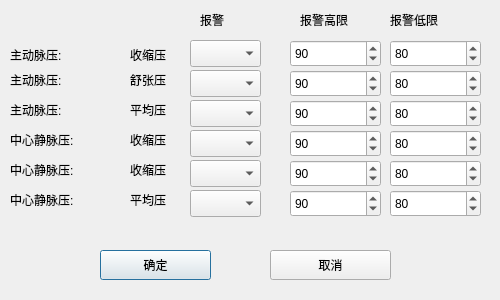
<?xml version="1.0" encoding="UTF-8"?>
<ui version="4.0">
 <class>Dlg_alm_ibp</class>
 <widget class="QDialog" name="Dlg_alm_ibp">
  <property name="geometry">
   <rect>
    <x>0</x>
    <y>0</y>
    <width>500</width>
    <height>300</height>
   </rect>
  </property>
  <property name="windowTitle">
   <string>有创血压报警限设置</string>
  </property>
  <widget class="QLabel" name="label_9">
   <property name="geometry">
    <rect>
     <x>10</x>
     <y>190</y>
     <width>81</width>
     <height>20</height>
    </rect>
   </property>
   <property name="text">
    <string>中心静脉压:</string>
   </property>
  </widget>
  <widget class="QComboBox" name="m_cmbb_ibp1_shousuo">
   <property name="geometry">
    <rect>
     <x>190</x>
     <y>40</y>
     <width>71</width>
     <height>27</height>
    </rect>
   </property>
   <property name="maxVisibleItems">
    <number>2</number>
   </property>
  </widget>
  <widget class="QSpinBox" name="m_spb_ibp2_ss_h">
   <property name="geometry">
    <rect>
     <x>290</x>
     <y>130</y>
     <width>91</width>
     <height>27</height>
    </rect>
   </property>
   <property name="maximum">
    <number>300</number>
   </property>
   <property name="value">
    <number>90</number>
   </property>
  </widget>
  <widget class="QLabel" name="label_14">
   <property name="geometry">
    <rect>
     <x>130</x>
     <y>160</y>
     <width>51</width>
     <height>20</height>
    </rect>
   </property>
   <property name="text">
    <string>收缩压</string>
   </property>
  </widget>
  <widget class="QSpinBox" name="m_spb_ibp1_pj_h">
   <property name="geometry">
    <rect>
     <x>290</x>
     <y>100</y>
     <width>91</width>
     <height>27</height>
    </rect>
   </property>
   <property name="maximum">
    <number>300</number>
   </property>
   <property name="value">
    <number>90</number>
   </property>
  </widget>
  <widget class="QLabel" name="label_8">
   <property name="geometry">
    <rect>
     <x>10</x>
     <y>160</y>
     <width>81</width>
     <height>20</height>
    </rect>
   </property>
   <property name="text">
    <string>中心静脉压:</string>
   </property>
  </widget>
  <widget class="QComboBox" name="m_cmbb_ibp2_shuzhang">
   <property name="geometry">
    <rect>
     <x>190</x>
     <y>160</y>
     <width>71</width>
     <height>27</height>
    </rect>
   </property>
   <property name="maxVisibleItems">
    <number>2</number>
   </property>
  </widget>
  <widget class="QLabel" name="label_6">
   <property name="geometry">
    <rect>
     <x>10</x>
     <y>100</y>
     <width>71</width>
     <height>20</height>
    </rect>
   </property>
   <property name="text">
    <string>主动脉压:</string>
   </property>
  </widget>
  <widget class="QComboBox" name="m_cmbb_ibp1_pingjun">
   <property name="geometry">
    <rect>
     <x>190</x>
     <y>100</y>
     <width>71</width>
     <height>27</height>
    </rect>
   </property>
   <property name="maxVisibleItems">
    <number>2</number>
   </property>
  </widget>
  <widget class="QLabel" name="label_4">
   <property name="geometry">
    <rect>
     <x>300</x>
     <y>10</y>
     <width>71</width>
     <height>20</height>
    </rect>
   </property>
   <property name="text">
    <string>报警高限</string>
   </property>
  </widget>
  <widget class="QLabel" name="label_7">
   <property name="geometry">
    <rect>
     <x>10</x>
     <y>130</y>
     <width>91</width>
     <height>20</height>
    </rect>
   </property>
   <property name="text">
    <string>中心静脉压:</string>
   </property>
  </widget>
  <widget class="QSpinBox" name="m_spb_ibp1_sz_l">
   <property name="geometry">
    <rect>
     <x>390</x>
     <y>70</y>
     <width>91</width>
     <height>27</height>
    </rect>
   </property>
   <property name="maximum">
    <number>300</number>
   </property>
   <property name="value">
    <number>80</number>
   </property>
  </widget>
  <widget class="QLabel" name="label_2">
   <property name="geometry">
    <rect>
     <x>10</x>
     <y>70</y>
     <width>71</width>
     <height>20</height>
    </rect>
   </property>
   <property name="text">
    <string>主动脉压:</string>
   </property>
  </widget>
  <widget class="QLabel" name="label_10">
   <property name="geometry">
    <rect>
     <x>130</x>
     <y>45</y>
     <width>51</width>
     <height>20</height>
    </rect>
   </property>
   <property name="text">
    <string>收缩压</string>
   </property>
  </widget>
  <widget class="QComboBox" name="m_cmbb_ibp1_shuzhang">
   <property name="geometry">
    <rect>
     <x>190</x>
     <y>70</y>
     <width>71</width>
     <height>27</height>
    </rect>
   </property>
   <property name="maxVisibleItems">
    <number>2</number>
   </property>
  </widget>
  <widget class="QLabel" name="label_11">
   <property name="geometry">
    <rect>
     <x>130</x>
     <y>70</y>
     <width>51</width>
     <height>20</height>
    </rect>
   </property>
   <property name="text">
    <string>舒张压</string>
   </property>
  </widget>
  <widget class="QLabel" name="label_3">
   <property name="geometry">
    <rect>
     <x>200</x>
     <y>10</y>
     <width>51</width>
     <height>20</height>
    </rect>
   </property>
   <property name="text">
    <string>报警</string>
   </property>
  </widget>
  <widget class="QComboBox" name="m_cmbb_ibp2_pingjun">
   <property name="geometry">
    <rect>
     <x>190</x>
     <y>190</y>
     <width>71</width>
     <height>27</height>
    </rect>
   </property>
   <property name="maxVisibleItems">
    <number>2</number>
   </property>
  </widget>
  <widget class="QLabel" name="label_15">
   <property name="geometry">
    <rect>
     <x>130</x>
     <y>190</y>
     <width>51</width>
     <height>20</height>
    </rect>
   </property>
   <property name="text">
    <string>平均压</string>
   </property>
  </widget>
  <widget class="QSpinBox" name="m_spb_ibp1_sz_h">
   <property name="geometry">
    <rect>
     <x>290</x>
     <y>70</y>
     <width>91</width>
     <height>27</height>
    </rect>
   </property>
   <property name="maximum">
    <number>300</number>
   </property>
   <property name="value">
    <number>90</number>
   </property>
  </widget>
  <widget class="QSpinBox" name="m_spb_ibp2_pj_h">
   <property name="geometry">
    <rect>
     <x>290</x>
     <y>190</y>
     <width>91</width>
     <height>27</height>
    </rect>
   </property>
   <property name="maximum">
    <number>300</number>
   </property>
   <property name="value">
    <number>90</number>
   </property>
  </widget>
  <widget class="QSpinBox" name="m_spb_ibp2_sz_l">
   <property name="geometry">
    <rect>
     <x>390</x>
     <y>160</y>
     <width>91</width>
     <height>27</height>
    </rect>
   </property>
   <property name="maximum">
    <number>300</number>
   </property>
   <property name="value">
    <number>80</number>
   </property>
  </widget>
  <widget class="QLabel" name="label_12">
   <property name="geometry">
    <rect>
     <x>130</x>
     <y>100</y>
     <width>51</width>
     <height>20</height>
    </rect>
   </property>
   <property name="text">
    <string>平均压</string>
   </property>
  </widget>
  <widget class="QSpinBox" name="m_spb_ibp1_pj_l">
   <property name="geometry">
    <rect>
     <x>390</x>
     <y>100</y>
     <width>91</width>
     <height>27</height>
    </rect>
   </property>
   <property name="maximum">
    <number>300</number>
   </property>
   <property name="value">
    <number>80</number>
   </property>
  </widget>
  <widget class="QLabel" name="label_13">
   <property name="geometry">
    <rect>
     <x>130</x>
     <y>130</y>
     <width>51</width>
     <height>20</height>
    </rect>
   </property>
   <property name="text">
    <string>收缩压</string>
   </property>
  </widget>
  <widget class="QLabel" name="label">
   <property name="geometry">
    <rect>
     <x>10</x>
     <y>45</y>
     <width>71</width>
     <height>20</height>
    </rect>
   </property>
   <property name="text">
    <string>主动脉压:</string>
   </property>
  </widget>
  <widget class="QSpinBox" name="m_spb_ibp1_ss_l">
   <property name="geometry">
    <rect>
     <x>390</x>
     <y>40</y>
     <width>91</width>
     <height>27</height>
    </rect>
   </property>
   <property name="maximum">
    <number>300</number>
   </property>
   <property name="value">
    <number>80</number>
   </property>
  </widget>
  <widget class="QPushButton" name="m_btn_ok">
   <property name="geometry">
    <rect>
     <x>100</x>
     <y>250</y>
     <width>111</width>
     <height>30</height>
    </rect>
   </property>
   <property name="text">
    <string>确定</string>
   </property>
  </widget>
  <widget class="QSpinBox" name="m_spb_ibp2_ss_l">
   <property name="geometry">
    <rect>
     <x>390</x>
     <y>130</y>
     <width>91</width>
     <height>27</height>
    </rect>
   </property>
   <property name="maximum">
    <number>300</number>
   </property>
   <property name="value">
    <number>80</number>
   </property>
  </widget>
  <widget class="QSpinBox" name="m_spb_ibp1_ss_h">
   <property name="geometry">
    <rect>
     <x>290</x>
     <y>40</y>
     <width>91</width>
     <height>27</height>
    </rect>
   </property>
   <property name="maximum">
    <number>300</number>
   </property>
   <property name="value">
    <number>90</number>
   </property>
  </widget>
  <widget class="QLabel" name="label_5">
   <property name="geometry">
    <rect>
     <x>390</x>
     <y>10</y>
     <width>71</width>
     <height>20</height>
    </rect>
   </property>
   <property name="text">
    <string>报警低限</string>
   </property>
  </widget>
  <widget class="QComboBox" name="m_cmbb_ibp2_shousuo">
   <property name="geometry">
    <rect>
     <x>190</x>
     <y>130</y>
     <width>71</width>
     <height>27</height>
    </rect>
   </property>
   <property name="maxVisibleItems">
    <number>2</number>
   </property>
  </widget>
  <widget class="QSpinBox" name="m_spb_ibp2_sz_h">
   <property name="geometry">
    <rect>
     <x>290</x>
     <y>160</y>
     <width>91</width>
     <height>27</height>
    </rect>
   </property>
   <property name="maximum">
    <number>300</number>
   </property>
   <property name="value">
    <number>90</number>
   </property>
  </widget>
  <widget class="QSpinBox" name="m_spb_ibp2_pj_l">
   <property name="geometry">
    <rect>
     <x>390</x>
     <y>190</y>
     <width>91</width>
     <height>27</height>
    </rect>
   </property>
   <property name="maximum">
    <number>300</number>
   </property>
   <property name="value">
    <number>80</number>
   </property>
  </widget>
  <widget class="QPushButton" name="m_btn_cancel">
   <property name="geometry">
    <rect>
     <x>270</x>
     <y>250</y>
     <width>121</width>
     <height>30</height>
    </rect>
   </property>
   <property name="text">
    <string>取消</string>
   </property>
  </widget>
 </widget>
 <resources/>
 <connections/>
</ui>
